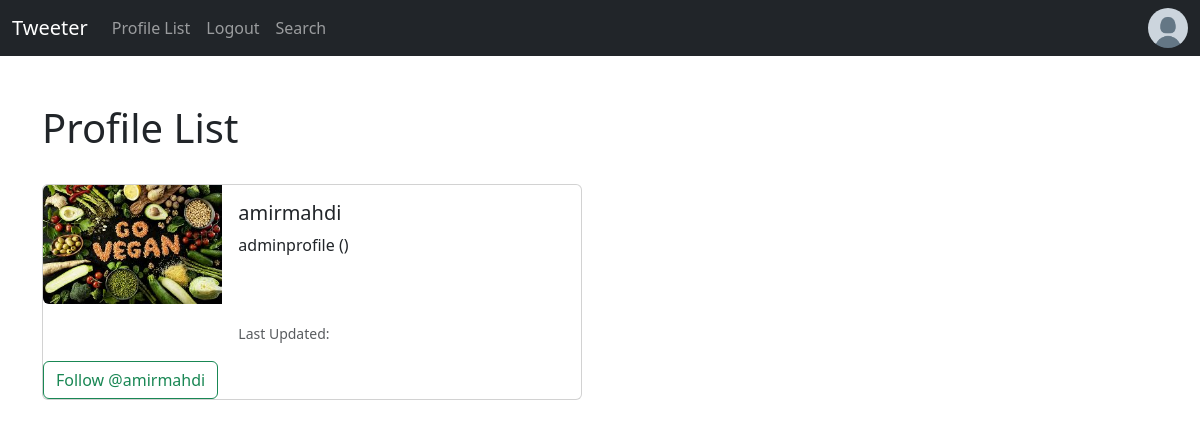
Page /profile_list/ (signed in) on the committed database.
### tweeter/models.py (models this page shows, shortened)
class Profile(models.Model):
    user = models.OneToOneField(User, on_delete=models.CASCADE)
    follows = models.ManyToManyField("self",
        related_name="followed_by",
        symmetrical=False,
        blank=True)
    tweets = models.ManyToManyField(Tweet, related_name="posted_by")
    profile_image = models.ImageField(null=True, blank=True, upload_to="images/")
    profile_bio = models.TextField(null=True, blank=True, max_length=250)
    website_link = models.CharField(null=True, blank=True, max_length=250)
    facebook_link = models.CharField(null=True, blank=True, max_length=250)
    instagram_link = models.CharField(null=True, blank=True, max_length=250)
    linkedin_link = models.CharField(null=True, blank=True, max_length=250)
    birthdate = models.DateField(("Birthdate"), default='2000-01-01')
    is_active = models.BooleanField(("Is_Active"), default=True)
    class Meta:
        abstract = True
    objects = SoftManager()

class AdminProfile(Profile):
    user = models.OneToOneField(User, on_delete=models.CASCADE, related_name='adminprofile')
    tweets = models.ManyToManyField(Tweet, related_name="admin_profiles_tweets")
    is_staff = models.BooleanField(default=True)
    is_superuser = models.BooleanField(default=False)

### tweeter/views.py (the view)
# urls.py: path('profile_list/', ProfileListView.as_view(), name='profile_list'),
class ProfileListView(LoginRequiredMixin, ListView):
    template_name = "profile_list.html"
    context_object_name = "user_profiles"
    def get_queryset(self):
        user_profiles = UserProfile.objects.annotate(profile_type=Value('userprofile', output_field=CharField()))
        admin_profiles = AdminProfile.objects.annotate(profile_type=Value('adminprofile', output_field=CharField()))
        queryset = list(chain(user_profiles, admin_profiles))
        return queryset

### tweeter/models.py (called while the page is built)
    def get_queryset(self):
        return SoftQuerySet(self.model, self._db).filter(is_active = True)

### tweeter/templates/profile_list.html (shortened to what this page needs)
{% extends 'base.html' %}
{% load static %}
{% block content %}
    <h1>Profile List</h1>
    <br/>
    {% if user_profiles %}
        {% for profile in user_profiles %}
            <div class="card mb-3" style="max-width: 540px;">
                <div class="row g-0">
                    <div class="col-md-4">
                        {% if profile.profile_image %}
                            <img src="{{ profile.profile_image.url }}" width="200px" height="200px"
                                 class="img-fluid rounded-start" alt="{{ profile.user.username }}">
                        {% else %}
                            <img src="{% static 'images/none photo.png' %}" class="img-fluid rounded-start"
                                 alt="Profile Image ">
                        {% endif %}
                    </div>
                    <div class="col-md-8">
                        <div class="card-body">
                            <h5 class="card-title">{{ profile.user.username }}
                            </h5>
                            <p class="card-text">{{ profile.profile_type }} ({{ profile.get_class_name }})</p>
                            <br/><br/>
                            <p class="card-text"><small class="text-body-secondary">
                                Last Updated: {{ profile.date_modified }}</small>
                            </p>
                        </div>
                    </div>
                    <br/>
                    <form method="POST">
                        {% if profile.user in request.user.userprofile.follows.all %}
                            <button class="btn btn-outline-danger" name="follow"
                                    value="unfollow" type="submit">
                                Unfollow @{{ profile.user.username }}
                            </button>
                        {% else %}
                            <button class="btn btn-outline-success" name="follow"
                                    value="follow" type="submit">
                                Follow @{{ profile.user.username }}
                            </button>
                        {% endif %}
                    </form>
                    <br/>
                </div>
            </div>
            <br/><br/>
        {% endfor %}
    {% endif %}
{% endblock %}

### rows in the picture
AdminProfile: profile_image (picture), user.username "amirmahdi", profile_type "adminprofile"
